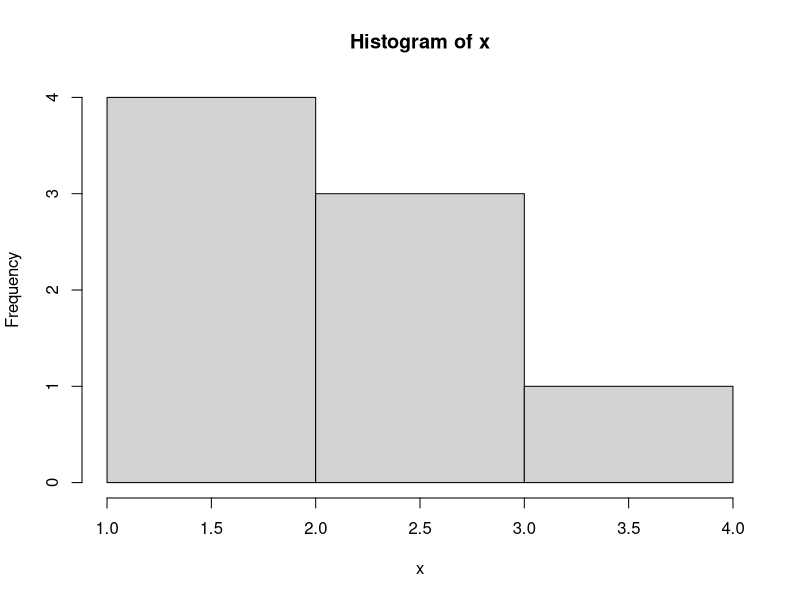
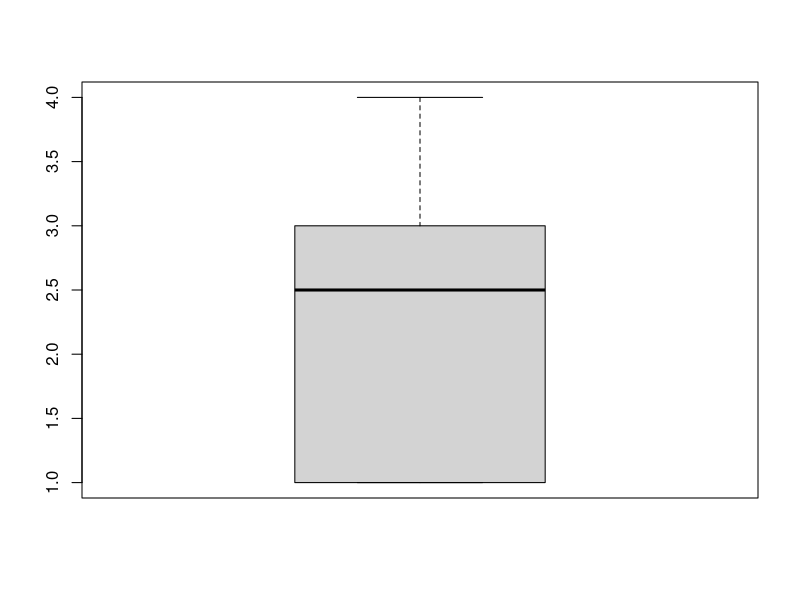

These figures' R source, in order:
x <- 3 ;y = 3
x
x^2
x <- y <- 6
x
y

x = c(1,2,3,4)
x
x = 1:4 
x

x + 10
x[4]
x[1]

x > 2
#comment 

x[x>2]
x[1:3]

is.na(x)

x
cumsum(x)
summary(x)
class(x)

install.packages("ggplot2")
library(ggplot2)
?mpg
head(mpg)
str(mpg)
View(mpg)

unique(mpg$drv)
class(mpg$drv)
 
?ggplot2
??plot


x = c(1,1,1,2,3,3,3,4)
table(x)
hist(x)
boxplot(x)

x[x %in% c(1,2,5)]

y =c('a','b','c')
y[y %in% c("a")]

class("a")
class('a')



m1 = matrix(c(1:12), ncol=3)
m1
m1 = matrix(c(1:12), ncol=3, byrow = TRUE)
m1

m1[2,]
m1[,1]
m1[1,1]


df <- data.frame(
  patientID = c("001","002","003"),
  treatment = c("drug", "placebo","drug"),
  age = c(20,30,40)
)
df
subset(df, treatment =="drug")
df[1,]
df[,1]
df$age
df$treatment
str(df)
levels(df$treatment)
df$patientID = as.numeric(df$patientID)
df
str(df)


nrow(df)
ncol(df)
dim(df)
